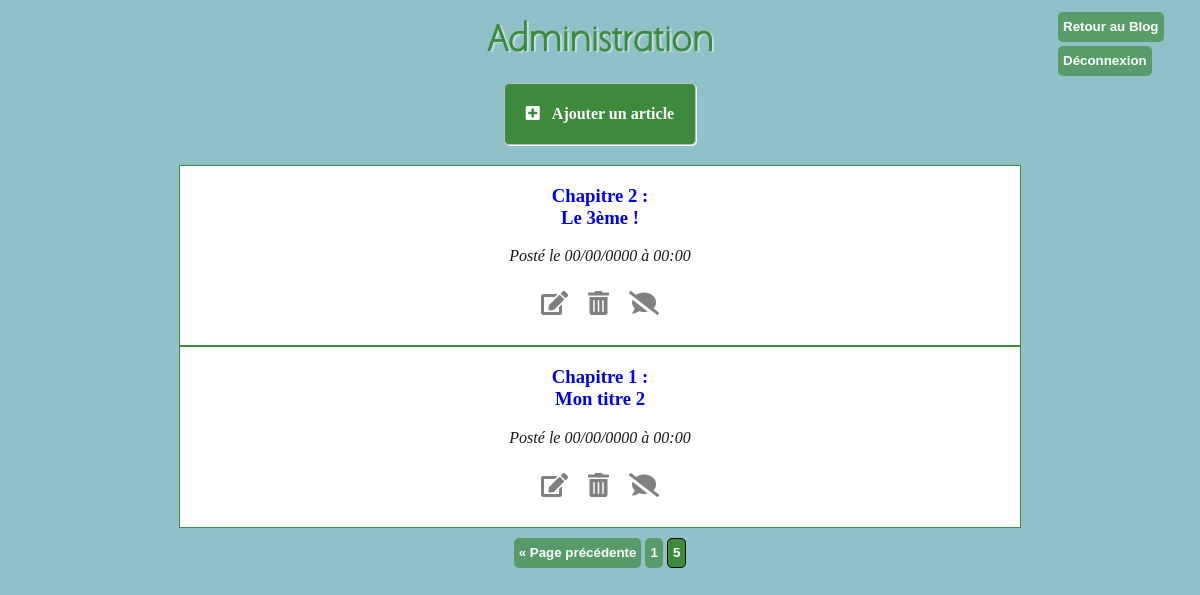
Screenshot of /Index.php?action=administration&page=5 (signed in) with the database file from the repository.
### tables this page shows
CREATE TABLE IF NOT EXISTS `articles` (
  `id` int(11) NOT NULL AUTO_INCREMENT,
  `chapter` int(11) NOT NULL,
  `title` varchar(255) DEFAULT NULL,
  `content` text NOT NULL,
  `creation_date` datetime NOT NULL,
  `img` varchar(255) DEFAULT NULL,
  PRIMARY KEY (`id`)
);

### model/Article.php (called while the page is built, shortened)
<?php
class Article {
    protected function dbConnect() {
        $dbPosts = new \PDO('mysql:host=localhost;port=3308;dbname=blog','root', '', array(\PDO::ATTR_ERRMODE =>
        \PDO::ERRMODE_EXCEPTION));
        return $dbPosts;
    }
    public function getPosts($perPage, $offset) {
        $dbPosts = $this->dbConnect();
        $res = $dbPosts->query("SELECT id, chapter, title, content, DATE_FORMAT(creation_date, 'le %d/%m/%Y à %H:%i') AS creation_date_fr, img FROM articles ORDER BY id DESC LIMIT $perPage OFFSET $offset");
        return $res;
    }
}
?>

### view/backend/adminView.php (the view, shortened to what this page needs)
<section>
    <div class="container">
        <div class="title">
            <h1>Administration</h1>
        </div>
        <div class="addPost block"><a href="Index.php?action=createPost">
        <p><i class="fas fa-plus-square"></i>Ajouter un article</p>
        </a></div>
        <?php while ($post = $posts->fetch() ) { ?>
            <div class="article">
                <h3><a href="index.php?action=post&amp;id=<?= $post['id'] ?>"> Chapitre <?= $post['chapter']; ?> : <br /><?= $post['title']; ?></a></h3>
                <p><em>Posté <?= $post['creation_date_fr']; ?></em></p>
                <div class="options_icn post_options">
                    <div class="editPost">
                        <a href="index.php?action=editPost&amp;id=<?= $post['id'] ?>&amp;img=<?= $post['img'] ?>&amp;token=<?= $_SESSION['token'] ?>"><i class="fas fa-edit" title="Modifier l'article"></i></a>
                    </div>
                    <div class="deletePost">
                        <a href="index.php?action=confirmDeletePost&amp;id=<?= $post['id'] ?>&amp;img=<?= $post['img'] ?>&amp;token=<?= $_SESSION['token'] ?>"><i class="fas fa-trash-alt" title="Supprimer l'article"></i></a>
                    </div>
                    <div class="deleteComment">
                        <a href="index.php?action=listComment&amp;id=<?= $post['id'] ?>"><i class="fas fa-comment-slash" title="Supprimer un commentaire"></i></a>
                    </div>
                </div>
            </div>
        <?php } ?>
        <div class="pagination_block">
                <?php if ($currentPage > 1) { ?>
                    <a href="Index.php?action=administration&amp;page=<?= $currentPage - 1 ?>"><input type="button" value="« Page précédente" class="bttn"></a>
                    <a href="Index.php?action=administration&amp;page=1"><input type="button" value="1" class="bttn"></a>
                <?php } ?>
                <input type="button" value="<?= $currentPage?>" class="bttn current">
        </div>
    </div>
</section>
<?php $content = ob_get_clean();
require('view/frontend/Template.php'); ?>

### public/css/Blog.css (style rules this page uses)
html, body, h1 { margin: 0; padding: 0; border: 0; font-size: 100%; font: inherit; vertical-align: baseline; scroll-behavior: smooth; }
h1 { font-weight: bold; font-size: 2em; }
.container { min-height: 100vh; padding-bottom: 20px; background-color: rgba(34, 130, 146, 0.5); color: rgb(24, 24, 24); }
.article { border: 1px solid rgb(60, 139, 60); background: white; text-align: center; width: 70%; margin: auto; padding-bottom: 20px; }
a { text-decoration: none; }
.title { padding-top: 20px; text-align: center; color: rgb(60, 139, 60); text-shadow: 2px 1px 1px rgba(255, 255, 255, 0.5); }
h1 { font-family: "Argh", "Arial", "sans-serif"; }
.bttn { height: 30px; border: none; text-align: center; background-color: rgba(60, 139, 60, 0.681); color: white; font-weight: bold; cursor: pointer; border-radius: 5px; margin-top: 10px; margin-bottom: 5px; transition-property: background-color; transition-duration: 0.5s; font-family: Arial, Helvetica, sans-serif; }
.pagination_block { text-align: center; }
.current { cursor: default; border: 1.5px solid black; background-color: rgba(60, 139, 60, 1); }
textarea, input { font-family: "Roboto", "Arial", "sans-serif"; border: 0.5px solid rgb(60, 139, 6); border-radius: 2px; padding: 5px; line-height: 1.1; }
.block { width: 180px; text-align: center; border-radius: 5px; margin: 20px auto; cursor: pointer; padding: 5px; border: 0.4px solid silver; box-shadow: 1px 1px 0px white;; }
.addPost { background-color: rgb(60, 139, 60); }
.addPost p { font-weight: bold; color: white }
.addPost i { color: white; padding-right: 12px; }
.options_icn { display: flex; flex-direction: row; justify-content: center; font-size: 1.5em; }
.post_options i { color: grey; transition-property: color; transition-duration: 0.5s; padding: 10px; cursor: pointer; }

### rows the page displays
articles: chapter "2", title "Le 3ème !", creation_date_fr "le 00/00/0000 à 00:00"
articles: chapter "1", title "Mon titre 2", creation_date_fr "le 00/00/0000 à 00:00"
